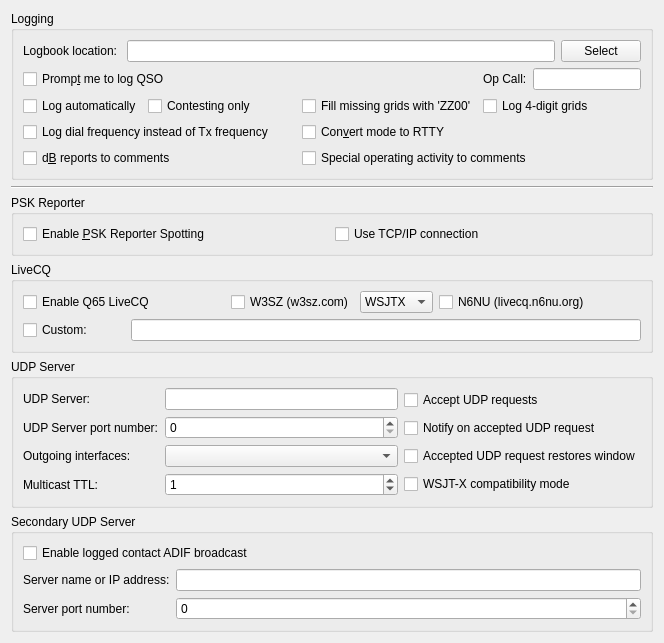
         <widget class="QWidget" name="reporting_tab">
          <attribute name="title">
           <string>Reportin&amp;g</string>
          </attribute>
          <attribute name="toolTip">
           <string>Reporting and logging settings</string>
          </attribute>
          <layout class="QVBoxLayout" name="verticalLayout_5">
           <item>
            <widget class="QGroupBox" name="logging_group_box">
             <property name="title">
              <string>Logging</string>
             </property>
             <layout class="QGridLayout" name="gridLayout_14">
              <item row="1" column="0">
               <widget class="QCheckBox" name="prompt_to_log_check_box">
                <property name="toolTip">
                 <string>The program will pop up a partially completed Log QSO dialog when you send a 73 or free text message.</string>
                </property>
                <property name="text">
                 <string>Promp&amp;t me to log QSO</string>
                </property>
               </widget>
              </item>
              <item row="1" column="1">
               <spacer name="horizontalSpacer_6">
                <property name="orientation">
                 <enum>Qt::Horizontal</enum>
                </property>
                <property name="sizeHint" stdset="0">
                 <size>
                  <width>136</width>
                  <height>20</height>
                 </size>
                </property>
               </spacer>
              </item>
              <item row="6" column="0">
               <widget class="QCheckBox" name="cbLogDialFrequency">
                <property name="toolTip">
                 <string>&lt;html&gt;&lt;head/&gt;&lt;body&gt;&lt;p&gt;Check to log dial frequency instead of the actual Tx frequency.&lt;/p&gt;&lt;/body&gt;&lt;/html&gt;</string>
                </property>
                <property name="text">
                 <string>Log dial frequency instead of Tx frequency</string>
                </property>
               </widget>
              </item>
              <item row="3" column="0">
               <layout class="QHBoxLayout" name="horizontalLayout_12">
                <item>
                 <widget class="QCheckBox" name="cbAutoLog">
                  <property name="toolTip">
                   <string>&lt;html&gt;&lt;head/&gt;&lt;body&gt;&lt;p&gt;Check to have QSOs logged automatically, when complete.&lt;/p&gt;&lt;/body&gt;&lt;/html&gt;</string>
                  </property>
                  <property name="text">
                   <string>Log automatically</string>
                  </property>
                 </widget>
                </item>
                <item>
                 <widget class="QCheckBox" name="cbContestingOnly">
                  <property name="toolTip">
                   <string>&lt;html&gt;&lt;head/&gt;&lt;body&gt;&lt;p&gt;Use 'Log automatically' only for special operating activities.&lt;/p&gt;&lt;/body&gt;&lt;/html&gt;</string>
                  </property>
                  <property name="text">
                   <string>Contesting only</string>
                  </property>
                 </widget>
                </item>
                <item>
                 <spacer name="horizontalSpacer_14">
                  <property name="orientation">
                   <enum>Qt::Horizontal</enum>
                  </property>
                  <property name="sizeHint" stdset="0">
                   <size>
                    <width>40</width>
                    <height>20</height>
                   </size>
                  </property>
                 </spacer>
                </item>
               </layout>
              </item>
              <item row="0" column="0" colspan="4">
               <layout class="QHBoxLayout" name="logfileLayout">
                <item>
                 <widget class="QLabel" name="logpath_label">
                  <property name="text">
                   <string>Logbook location: </string>
                  </property>
                 </widget>
                </item>
                <item>
                 <widget class="QLineEdit" name="logpath_lineEdit">
                  <property name="toolTip">
                   <string>Path to which the wsjtx_log.adi file is saved.</string>
                  </property>
                 </widget>
                </item>
                <item>
                 <widget class="QPushButton" name="logpath_select_pushButton">
                  <property name="text">
                   <string>Select</string>
                  </property>
                 </widget>
                </item>
               </layout>
              </item>
              <item row="3" column="1">
               <widget class="QCheckBox" name="cbZZ00">
                <property name="toolTip">
                 <string>&lt;html&gt;&lt;head/&gt;&lt;body&gt;&lt;p&gt;Log 'ZZ00' as grid if the other station doesn't send you a grid.&lt;/p&gt;&lt;/body&gt;&lt;/html&gt;</string>
                </property>
                <property name="text">
                 <string>Fill missing grids with 'ZZ00'</string>
                </property>
               </widget>
              </item>
              <item row="3" column="2" colspan="2">
               <widget class="QCheckBox" name="cbLog4digitGrids">
                <property name="toolTip">
                 <string>&lt;html&gt;&lt;head/&gt;&lt;body&gt;&lt;p&gt;Shorten 6-digit grid entries and log 4-digit grids instead.&lt;/p&gt;&lt;/body&gt;&lt;/html&gt;</string>
                </property>
                <property name="text">
                 <string>Log 4-digit grids</string>
                </property>
               </widget>
              </item>
              <item row="1" column="2">
               <widget class="QLabel" name="label_13">
                <property name="text">
                 <string>Op Call:</string>
                </property>
                <property name="buddy">
                 <cstring>opCallEntry</cstring>
                </property>
               </widget>
              </item>
              <item row="1" column="3">
               <widget class="QLineEdit" name="opCallEntry">
                <property name="toolTip">
                 <string>&lt;html&gt;&lt;head/&gt;&lt;body&gt;&lt;p&gt;The callsign of the operator, if different from the station callsign.&lt;/p&gt;&lt;/body&gt;&lt;/html&gt;</string>
                </property>
               </widget>
              </item>
              <item row="8" column="0">
               <widget class="QCheckBox" name="report_in_comments_check_box">
                <property name="toolTip">
                 <string>Some logging programs will not accept the type of reports
saved by this program.
Check this option to save the sent and received reports in the
comments field.</string>
                </property>
                <property name="text">
                 <string>d&amp;B reports to comments</string>
                </property>
               </widget>
              </item>
              <item row="6" column="1">
               <widget class="QCheckBox" name="log_as_RTTY_check_box">
                <property name="toolTip">
                 <string>&lt;html&gt;&lt;head/&gt;&lt;body&gt;&lt;p&gt;Some logging programs will not accept WSJT-X mode names.&lt;/p&gt;&lt;/body&gt;&lt;/html&gt;</string>
                </property>
                <property name="text">
                 <string>Con&amp;vert mode to RTTY</string>
                </property>
               </widget>
              </item>
              <item row="8" column="1" colspan="3">
               <widget class="QCheckBox" name="specOp_in_comments_check_box">
                <property name="toolTip">
                 <string>&lt;html&gt;&lt;head/&gt;&lt;body&gt;&lt;p&gt;Check this option to note any Special Operating Activity in the comments field.&lt;/p&gt;&lt;/body&gt;&lt;/html&gt;</string>
                </property>
                <property name="text">
                 <string>Special operating activity to comments</string>
                </property>
               </widget>
              </item>
             </layout>
            </widget>
           </item>
           <item>
            <widget class="Line" name="line_8">
             <property name="orientation">
              <enum>Qt::Horizontal</enum>
             </property>
            </widget>
           </item>
           <item>
            <widget class="QGroupBox" name="network_group_box">
             <property name="title">
              <string>PSK Reporter</string>
             </property>
             <layout class="QGridLayout" name="gridLayout_29" columnstretch="0,0">
              <item row="0" column="0">
               <widget class="QCheckBox" name="psk_reporter_check_box">
                <property name="toolTip">
                 <string>&lt;html&gt;&lt;head/&gt;&lt;body&gt;&lt;p&gt;The program can send your station details and all decoded signals with grid squares as spots to the http://pskreporter.info web site.&lt;/p&gt;&lt;p&gt;This is used for reverse beacon analysis which is very useful for assessing propagation and system performance.&lt;/p&gt;&lt;/body&gt;&lt;/html&gt;</string>
                </property>
                <property name="text">
                 <string>Enable &amp;PSK Reporter Spotting</string>
                </property>
               </widget>
              </item>
              <item row="0" column="1">
               <widget class="QCheckBox" name="psk_reporter_tcpip_check_box">
                <property name="toolTip">
                 <string>&lt;html&gt;&lt;head/&gt;&lt;body&gt;&lt;p&gt;Check this option if a reliable connection is needed&lt;/p&gt;&lt;p&gt;Most users do not need this, the default uses UDP which is more efficient. Only check this if you have evidence that UDP traffic from you to PSK Reporter is being lost.&lt;/p&gt;&lt;/body&gt;&lt;/html&gt;</string>
                </property>
                <property name="text">
                 <string>Use TCP/IP connection</string>
                </property>
               </widget>
              </item>
             </layout>
            </widget>
           </item>
           <item>
            <widget class="QGroupBox" name="livecq_group_box">
             <property name="title">
              <string>LiveCQ</string>
             </property>
             <layout class="QGridLayout" name="gridLayout_livecq">
              <item row="0" column="0">
               <widget class="QCheckBox" name="livecq_check_box">
                <property name="toolTip">
                 <string>&lt;html&gt;&lt;head/&gt;&lt;body&gt;&lt;p&gt;Master switch for the Q65 LiveCQ service: uploads of your Q65 decodes to the enabled destinations, and the who-heard-me green checks in Q65 Pileup operation. In a pile-up this lets the DX see which callers are actually copying him.&lt;/p&gt;&lt;/body&gt;&lt;/html&gt;</string>
                </property>
                <property name="text">
                 <string>Enable Q65 LiveCQ</string>
                </property>
               </widget>
              </item>
              <item row="0" column="1">
               <layout class="QHBoxLayout" name="livecq_w3sz_layout">
                <item>
                 <widget class="QCheckBox" name="livecq_official_check_box">
                  <property name="toolTip">
                   <string>&lt;html&gt;&lt;head/&gt;&lt;body&gt;&lt;p&gt;Send CQ-family messages (only) to the W3SZ LiveCQ at w3sz.com — the same reports WS-MAP and EME65 send there.&lt;/p&gt;&lt;/body&gt;&lt;/html&gt;</string>
                  </property>
                  <property name="text">
                   <string>W3SZ (w3sz.com)</string>
                  </property>
                 </widget>
                </item>
                <item>
                 <widget class="QComboBox" name="livecq_w3sz_id_combo_box">
                  <property name="toolTip">
                   <string>Program name reported to w3sz.com: WSJTX, as before the re-branding, or WS. N6NU and custom destinations always receive WS.</string>
                  </property>
                  <item>
                   <property name="text">
                    <string>WSJTX</string>
                   </property>
                  </item>
                  <item>
                   <property name="text">
                    <string>WS</string>
                   </property>
                  </item>
                 </widget>
                </item>
               </layout>
              </item>
              <item row="0" column="2">
               <widget class="QCheckBox" name="livecq_n6nu_check_box">
                <property name="toolTip">
                 <string>&lt;html&gt;&lt;head/&gt;&lt;body&gt;&lt;p&gt;Full-featured destination: CQ and directed messages, and the source of the who-heard-me green checks. Required for Q65 Pileup operation.&lt;/p&gt;&lt;/body&gt;&lt;/html&gt;</string>
                </property>
                <property name="text">
                 <string>N6NU (livecq.n6nu.org)</string>
                </property>
                <property name="checked">
                 <bool>false</bool>
                </property>
               </widget>
              </item>
              <item row="1" column="0" colspan="3">
               <layout class="QHBoxLayout" name="liveCQ_horizontalLayout" stretch="1,5">
                <item>
                 <widget class="QCheckBox" name="livecq_custom_check_box">
                  <property name="enabled">
                   <bool>true</bool>
                  </property>
                  <property name="toolTip">
                   <string>&lt;html&gt;&lt;head/&gt;&lt;body&gt;&lt;p&gt;Send CQ-family messages (only) to your own LiveCQ endpoint. Does nothing while the URL field is empty.&lt;/p&gt;&lt;/body&gt;&lt;/html&gt;</string>
                  </property>
                  <property name="text">
                   <string>Custom:</string>
                  </property>
                  <property name="checked">
                   <bool>false</bool>
                  </property>
                 </widget>
                </item>
                <item>
                 <widget class="QLineEdit" name="livecq_other_url_line_edit">
                  <property name="toolTip">
                   <string>&lt;html&gt;&lt;head/&gt;&lt;body&gt;&lt;p&gt;Full URL of your own LiveCQ endpoint, e.g. http://localhost:3000/api/livecq_update&lt;/p&gt;&lt;/body&gt;&lt;/html&gt;</string>
                  </property>
                 </widget>
                </item>
               </layout>
              </item>
             </layout>
            </widget>
           </item>
           <item>
            <widget class="QGroupBox" name="groupBox_4">
             <property name="title">
              <string>UDP Server</string>
             </property>
             <layout class="QGridLayout" name="gridLayout_16">
              <item row="0" column="0">
               <layout class="QFormLayout" name="formLayout_6">
                <property name="fieldGrowthPolicy">
                 <enum>QFormLayout::AllNonFixedFieldsGrow</enum>
                </property>
                <item row="0" column="0">
                 <widget class="QLabel" name="udp_server_label">
                  <property name="text">
                   <string>UDP Server:</string>
                  </property>
                  <property name="buddy">
                   <cstring>udp_server_line_edit</cstring>
                  </property>
                 </widget>
                </item>
                <item row="0" column="1">
                 <widget class="QLineEdit" name="udp_server_line_edit">
                  <property name="toolTip">
                   <string>&lt;html&gt;&lt;head/&gt;&lt;body&gt;&lt;p&gt;Optional hostname of network service to receive decodes.&lt;/p&gt;&lt;p&gt;Formats:&lt;/p&gt;&lt;ul style=&quot;margin-top: 0px; margin-bottom: 0px; margin-left: 0px; margin-right: 0px; -qt-list-indent: 1;&quot;&gt;&lt;li style=&quot; margin-top:12px; margin-bottom:0px; margin-left:0px; margin-right:0px; -qt-block-indent:0; text-indent:0px;&quot;&gt;hostname&lt;/li&gt;&lt;li style=&quot; margin-top:0px; margin-bottom:0px; margin-left:0px; margin-right:0px; -qt-block-indent:0; text-indent:0px;&quot;&gt;IPv4 address&lt;/li&gt;&lt;li style=&quot; margin-top:0px; margin-bottom:0px; margin-left:0px; margin-right:0px; -qt-block-indent:0; text-indent:0px;&quot;&gt;IPv6 address&lt;/li&gt;&lt;li style=&quot; margin-top:0px; margin-bottom:0px; margin-left:0px; margin-right:0px; -qt-block-indent:0; text-indent:0px;&quot;&gt;IPv4 multicast group address&lt;/li&gt;&lt;li style=&quot; margin-top:0px; margin-bottom:0px; margin-left:0px; margin-right:0px; -qt-block-indent:0; text-indent:0px;&quot;&gt;IPv6 multicast group address&lt;/li&gt;&lt;/ul&gt;&lt;p&gt;Clearing this field will disable the broadcasting of UDP status updates.&lt;/p&gt;&lt;/body&gt;&lt;/html&gt;</string>
                  </property>
                  <property name="inputMethodHints">
                   <set>Qt::ImhDigitsOnly</set>
                  </property>
                 </widget>
                </item>
                <item row="1" column="0">
                 <widget class="QLabel" name="label_6">
                  <property name="text">
                   <string>UDP Server port number:</string>
                  </property>
                  <property name="buddy">
                   <cstring>udp_server_port_spin_box</cstring>
                  </property>
                 </widget>
                </item>
                <item row="1" column="1">
                 <widget class="QSpinBox" name="udp_server_port_spin_box">
                  <property name="toolTip">
                   <string>&lt;html&gt;&lt;head/&gt;&lt;body&gt;&lt;p&gt;Enter the service port number of the UDP server that WS should send updates to. If this is zero no updates will be sent.&lt;/p&gt;&lt;/body&gt;&lt;/html&gt;</string>
                  </property>
                  <property name="maximum">
                   <number>65534</number>
                  </property>
                 </widget>
                </item>
                <item row="2" column="0">
                 <widget class="QLabel" name="udp_interfaces_label">
                  <property name="text">
                   <string>Outgoing interfaces:</string>
                  </property>
                  <property name="buddy">
                   <cstring>udp_interfaces_combo_box</cstring>
                  </property>
                 </widget>
                </item>
                <item row="2" column="1">
                 <widget class="CheckableItemComboBox" name="udp_interfaces_combo_box">
                  <property name="toolTip">
                   <string>&lt;html&gt;&lt;head/&gt;&lt;body&gt;&lt;p&gt;When sending updates to a multicast group address it is necessary to specify which network interface(s) to send them to. If the loop-back interface is multicast capable then at least that one will be selected.&lt;/p&gt;&lt;p&gt;For most users the loop-back interface is all that is needed, that will allow multiple other applications on the same machine to interoperate with WS. If applications running on other hosts are to receive status updates then a suitable network interface should be used.&lt;/p&gt;&lt;p&gt;On some Linux systems it may be necessary to enable multicast on the loop-back network interface.&lt;/p&gt;&lt;/body&gt;&lt;/html&gt;</string>
                  </property>
                 </widget>
                </item>
                <item row="3" column="0">
                 <widget class="QLabel" name="udp_TTL_label">
                  <property name="text">
                   <string>Multicast TTL:</string>
                  </property>
                  <property name="buddy">
                   <cstring>udp_TTL_spin_box</cstring>
                  </property>
                 </widget>
                </item>
                <item row="3" column="1">
                 <widget class="QSpinBox" name="udp_TTL_spin_box">
                  <property name="toolTip">
                   <string>&lt;html&gt;&lt;head/&gt;&lt;body&gt;&lt;p&gt;Sets the number or router hops that multicast datagrams are allowed to make. Almost everyone should set this to 1 to keep outgoing multicast traffic withn the local subnet.&lt;/p&gt;&lt;/body&gt;&lt;/html&gt;</string>
                  </property>
                  <property name="maximum">
                   <number>255</number>
                  </property>
                  <property name="value">
                   <number>1</number>
                  </property>
                 </widget>
                </item>
               </layout>
              </item>
              <item row="0" column="1">
               <layout class="QVBoxLayout" name="verticalLayout_11">
                <item>
                 <widget class="QCheckBox" name="accept_udp_requests_check_box">
                  <property name="toolTip">
                   <string>&lt;html&gt;&lt;head/&gt;&lt;body&gt;&lt;p&gt;With this enabled WS will accept certain requests back from a UDP server that receives decode messages.&lt;/p&gt;&lt;/body&gt;&lt;/html&gt;</string>
                  </property>
                  <property name="text">
                   <string>Accept UDP requests</string>
                  </property>
                 </widget>
                </item>
                <item>
                 <widget class="QCheckBox" name="udpWindowToFront">
                  <property name="toolTip">
                   <string>&lt;html&gt;&lt;head/&gt;&lt;body&gt;&lt;p&gt;Indicate acceptance of an incoming UDP request. The effect of this option varies depending on the operating system and window manager, its intent is to notify the acceptance of an incoming UDP request even if this application is minimized or hidden.&lt;/p&gt;&lt;/body&gt;&lt;/html&gt;</string>
                  </property>
                  <property name="text">
                   <string>Notify on accepted UDP request</string>
                  </property>
                 </widget>
                </item>
                <item>
                 <widget class="QCheckBox" name="udpWindowRestore">
                  <property name="toolTip">
                   <string>&lt;html&gt;&lt;head/&gt;&lt;body&gt;&lt;p&gt;Restore the window from minimized if an UDP request is accepted.&lt;/p&gt;&lt;/body&gt;&lt;/html&gt;</string>
                  </property>
                  <property name="text">
                   <string>Accepted UDP request restores window</string>
                  </property>
                 </widget>
                </item>
                <item>
                 <widget class="QCheckBox" name="udpWSJTXCompatibilityMode">
                  <property name="toolTip">
                   <string>&lt;html&gt;&lt;head/&gt;&lt;body&gt;&lt;p&gt;Identify to UDP servers as WSJT-X instead of WS, for programs that only recognise WSJT-X.&lt;/p&gt;&lt;/body&gt;&lt;/html&gt;</string>
                  </property>
                  <property name="text">
                   <string>WSJT-X compatibility mode</string>
                  </property>
                 </widget>
                </item>
               </layout>
              </item>
             </layout>
            </widget>
           </item>
           <item>
            <widget class="QGroupBox" name="n1mm_group_box">
             <property name="title">
              <string>Secondary UDP Server</string>
             </property>
             <layout class="QFormLayout" name="formLayout_15">
              <item row="0" column="0" colspan="2">
               <widget class="QCheckBox" name="enable_n1mm_broadcast_check_box">
                <property name="toolTip">
                 <string>&lt;html&gt;&lt;head/&gt;&lt;body&gt;&lt;p&gt;When checked, WS will broadcast a logged contact in ADIF format to the configured hostname and port. &lt;/p&gt;&lt;/body&gt;&lt;/html&gt;</string>
                </property>
                <property name="text">
                 <string>Enable logged contact ADIF broadcast</string>
                </property>
               </widget>
              </item>
              <item row="1" column="0">
               <widget class="QLabel" name="n1mm_server_name_label">
                <property name="text">
                 <string>Server name or IP address:</string>
                </property>
                <property name="buddy">
                 <cstring>n1mm_server_name_line_edit</cstring>
                </property>
               </widget>
              </item>
              <item row="1" column="1">
               <widget class="QLineEdit" name="n1mm_server_name_line_edit">
                <property name="toolTip">
                 <string>&lt;html&gt;&lt;head/&gt;&lt;body&gt;&lt;p&gt;Optional host name of N1MM Logger+ program to receive ADIF UDP broadcasts. This is usually 'localhost' or ip address 127.0.0.1&lt;/p&gt;&lt;p&gt;Formats:&lt;/p&gt;&lt;ul style=&quot;margin-top: 0px; margin-bottom: 0px; margin-left: 0px; margin-right: 0px; -qt-list-indent: 1;&quot;&gt;&lt;li style=&quot; margin-top:12px; margin-bottom:0px; margin-left:0px; margin-right:0px; -qt-block-indent:0; text-indent:0px;&quot;&gt;hostname&lt;/li&gt;&lt;li style=&quot; margin-top:0px; margin-bottom:0px; margin-left:0px; margin-right:0px; -qt-block-indent:0; text-indent:0px;&quot;&gt;IPv4 address&lt;/li&gt;&lt;li style=&quot; margin-top:0px; margin-bottom:0px; margin-left:0px; margin-right:0px; -qt-block-indent:0; text-indent:0px;&quot;&gt;IPv6 address&lt;/li&gt;&lt;li style=&quot; margin-top:0px; margin-bottom:0px; margin-left:0px; margin-right:0px; -qt-block-indent:0; text-indent:0px;&quot;&gt;IPv4 multicast group address&lt;/li&gt;&lt;li style=&quot; margin-top:0px; margin-bottom:0px; margin-left:0px; margin-right:0px; -qt-block-indent:0; text-indent:0px;&quot;&gt;IPv6 multicast group address&lt;/li&gt;&lt;/ul&gt;&lt;p&gt;Clearing this field will disable broadcasting of ADIF information via UDP.&lt;/p&gt;&lt;/body&gt;&lt;/html&gt;</string>
                </property>
               </widget>
              </item>
              <item row="2" column="0">
               <widget class="QLabel" name="n1mm_server_port_label">
                <property name="text">
                 <string>Server port number:</string>
                </property>
                <property name="buddy">
                 <cstring>n1mm_server_port_spin_box</cstring>
                </property>
               </widget>
              </item>
              <item row="2" column="1">
               <widget class="QSpinBox" name="n1mm_server_port_spin_box">
                <property name="toolTip">
                 <string>&lt;html&gt;&lt;head/&gt;&lt;body&gt;&lt;p&gt;Enter the port number that WS should use for UDP broadcasts of ADIF log information. For N1MM Logger+, this value should be 2333. If this is zero,  no updates will be broadcast.&lt;/p&gt;&lt;/body&gt;&lt;/html&gt;</string>
                </property>
                <property name="maximum">
                 <number>65534</number>
                </property>
               </widget>
              </item>
             </layout>
            </widget>
           </item>
           <item>
            <spacer name="verticalSpacer_4">
             <property name="orientation">
              <enum>Qt::Vertical</enum>
             </property>
             <property name="sizeHint" stdset="0">
              <size>
               <width>0</width>
               <height>0</height>
              </size>
             </property>
            </spacer>
           </item>
          </layout>
         </widget>
